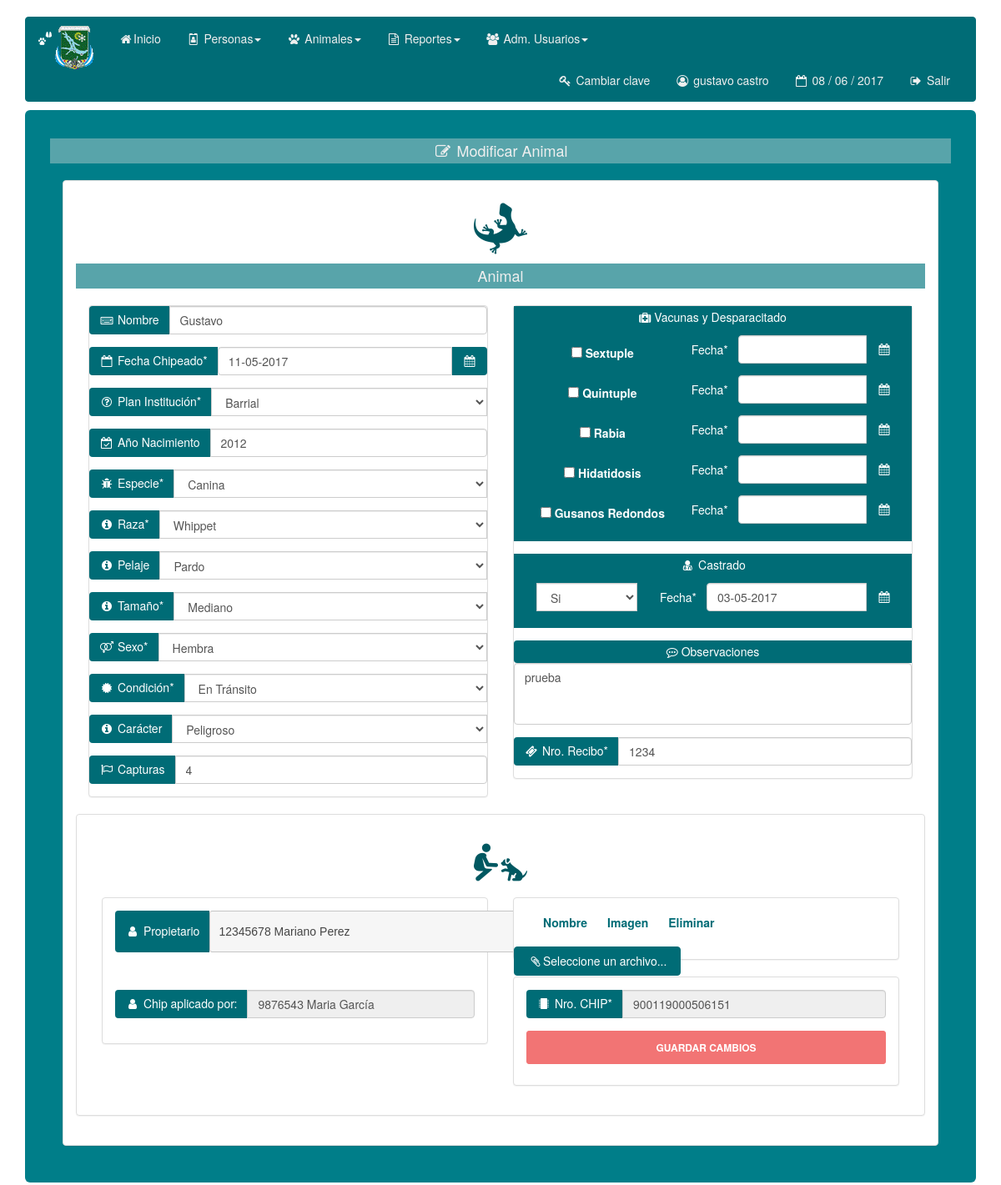
Screenshot of /mod_animales/frm_mod_ejemplar_beta_2.php?txt_buscar_chip=900119000506151 (signed in) with the database file from the repository.
### tables this page shows
CREATE TABLE IF NOT EXISTS `ejemplares` (
`id_ejemplar` int(11) NOT NULL,
  `numero_chip` varchar(50) NOT NULL,
  `nombre` text NOT NULL,
  `anio_nacimiento` int(11) NOT NULL,
  `sexo` text NOT NULL,
  `caracter` text NOT NULL,
  `capturas` int(11) NOT NULL,
  `tamanio` text,
  `alzada` int(11) DEFAULT NULL,
  `libreta` tinyint(1) DEFAULT NULL,
  `condicion` varchar(50) NOT NULL,
  `esterilizado` tinyint(1) NOT NULL,
  `castrado` tinyint(1) NOT NULL,
  `fecha_castrado` date DEFAULT NULL,
  `observaciones` text NOT NULL,
  `foto_url` varchar(50) DEFAULT NULL,
  `fk_id_especie` int(11) NOT NULL,
  `fk_id_raza` int(11) NOT NULL,
  `fk_id_pelaje` int(11) NOT NULL
);

CREATE TABLE IF NOT EXISTS `chipeados` (
`id_chipeado` int(11) NOT NULL,
  `fecha_alta` date NOT NULL,
  `plan` varchar(50) NOT NULL,
  `nro_recibo` int(20) NOT NULL,
  `fk_id_ejemplar` int(11) NOT NULL,
  `fk_id_persona` int(11) NOT NULL
);

CREATE TABLE IF NOT EXISTS `especies` (
`id_especie` int(11) NOT NULL,
  `especie` text NOT NULL
);

CREATE TABLE IF NOT EXISTS `razas` (
`id_raza` int(11) NOT NULL,
  `raza` text NOT NULL,
  `descripcion` text,
  `fk_id_especie` smallint(6) NOT NULL
);

CREATE TABLE IF NOT EXISTS `pelajes` (
`id_pelaje` int(11) NOT NULL,
  `pelaje` varchar(20) NOT NULL
);

CREATE TABLE IF NOT EXISTS `personas` (
`id_persona` int(11) NOT NULL,
  `documento` int(20) NOT NULL,
  `nombre` text NOT NULL,
  `apellido` text NOT NULL,
  `telefono` text NOT NULL,
  `calle` text NOT NULL,
  `numero` text NOT NULL,
  `piso` varchar(20) NOT NULL,
  `departamento` varchar(20) NOT NULL,
  `barrio` text NOT NULL,
  `email` text
);

### mod_animales/frm_mod_ejemplar_beta_2.php (the view, shortened to what the rows shown need)
<?php
include("../lib/funciones.php");
include("../mod_sql/sql.php");
$buscar_chip = $_GET['txt_buscar_chip'];
$valor = explode('.',$_POST['select_especie']);
$pEspecie = $valor[0];
$valor = explode('.',$_POST['select_raza']);
$pRaza = $valor[0];
$valor = explode('.',$_POST['select_pelaje']);
$pPelaje = $valor[0];
$valor = explode('.',$_POST['select_tamanio']);
$pTamanio = $valor[0];
$valor = explode('.',$_POST['select_sexo']);
$pSexo = $valor[0];
$valor = explode('.',$_POST['select_condicion']);
$pCondicion = $valor[0];
$valor = explode('.',$_POST['select_caracter']);
$pCaracter = $valor[0];
$valor = explode('.',$_POST['select_castrado']);
$pCastrado = $valor[0];
$valor = explode('.',$_POST['select_plan']);
$pPlan = $valor[0];
$chipeador = $_POST['buscar_propietario'];
if ( $pEspecie) {
	$especie = $pEspecie;
}
else {
	$pEspecie = "Seleccione una especie...";
}
if ($pRaza) {
	$raza = $pRaza;
}
else {
	$pRaza = "Seleccione una raza...";
}
if ( $pPelaje) {
	$pelaje = $pPelaje;
}
else {
	$pPelaje = "Seleccione un pelaje...";
}
if ( $pTamanio) {
	$tamanio = $pTamanio;
}
else {
	$pTamanio = "Seleccione un tamaño...";
}
if ( $pSexo) {
	$sexo = $pSexo;
}
else {
	$pSexo = "Seleccione un sexo...";
}
if ( $pCondicion) {
	$condicion = $pCondicion;
}
else {
	$pCondicion = "Seleccione una condición...";
}
if ( $pCaracter) {
	$caracter = $pCaracter;
}
else {
	$pCaracter = "Seleccione un carácter...";
}
if ( $pCastrado) {
	$castrado = $pCastrado;
}
else {
	$pCastrado = "¿Castrado?";
}
if ( $pPlan) {
	$plan = $pPlan;
}
else {
	$pPlan = "Seleccione un plan de chipeado...";
}
if (!empty($buscar_chip))
{
	$ejemplar = sql_buscar_ejemplar_chip($buscar_chip);
	$numeroRow = mysql_num_rows($ejemplar);
	if ($ejemplar && $numeroRow > 0)
	{
		while ($row=mysql_fetch_array($ejemplar))
		{
			$nombreEjemplar = $row['nombre'];
			$anioNacimiento = $row['anio_nacimiento'];
			$tamanio = $row['tamanio'];
			$pTamanio = $tamanio;
			$sexo = $row['sexo'];
			$pSexo = $sexo;
			$condicion = $row['condicion'];
			$pCondicion = $condicion;
			$caracter = $row['caracter'];
			$pCaracter = $caracter;
			$capturas = $row['capturas'];
			if($row['castrado'] == 0)
			{
				$castrado = "No";
			}elseif($row['castrado'] == 1)
			{
				$castrado = "Si";
			}
			$pCastrado = $castrado;
			if($row['fecha_castrado'] != '0000-00-00')
			{
				$fechaCastrado = fecha_normal_mysql($row['fecha_castrado']);
			}
			$observaciones = $row['observaciones'];
			$nroChip = $row['numero_chip'];
			$chipeado = sql_buscar_chipeado_animal($row['id_ejemplar']);
			$numeroRowChip = mysql_num_rows($chipeado);
			if ($chipeado && $numeroRowChip > 0)
			{
				while ($rowC=mysql_fetch_array($chipeado))
				{
					if($rowC['fecha_alta'] != '')
					{
						$fechaChip = fecha_normal_mysql($rowC['fecha_alta']);
					}
					$nroRecibo = $rowC['nro_recibo'];
					$plan = $rowC['plan'];
					$pPlan = $plan;
					$aplicador = $rowC['fk_id_persona'];
					$personaAp = sql_buscar_persona_id($aplicador);
					$rowAplicador=mysql_fetch_array($personaAp);
					$chipeador = $rowAplicador['documento'].' '.$rowAplicador['nombre'].' '.$rowAplicador['apellido'];
				}
			}
			$especie = sql_buscar_especies_por_id($row['fk_id_especie']);
			$pEspecie = $especie;
			$raza = sql_buscar_raza_por_id($row['fk_id_raza']);
			$pRaza = $raza;
			$pelaje = sql_buscar_pelaje_por_id($row['fk_id_pelaje']);
			$pPelaje = $pelaje;
		}
	}
}else{
		$errorCarga = true;
	}
?>
<!DOCTYPE html>
<html>
<head>
    <link href="../css/bootstrap.css" rel="stylesheet">
	<link href="../css/bootstrap-datetimepicker.min.css" rel="stylesheet">
	<link href="../css/jquery.dataTables.min.css" rel="stylesheet">
    <link rel="stylesheet" href="//code.jquery.com/ui/1.12.1/themes/base/jquery-ui.css">
</head>
<body onLoad="document.frm_mod_animal.txt_nombre_animal.focus();">
	<div class="container">
		<br>
			<?php include("../inc/menu.php"); ?>
		<div class="jumbotron">
			<div class="container">
				<form  enctype="multipart/form-data" id="frm_mod_ejemplar" name="frm_mod_ejemplar" method="post" onsubmit="" action="<?php $_SERVER["PHP_SELF"];?>" >
					<div class="panel panel-default">
						<div class="panel-body">
							<form class="form form-signup" role="form">
								<div class="col-md-6 col-md-offset">
									<div class="panel panel-default">
										<div class="form-group">
											<div class="input-group">
												<span class="input-group-addon"><i class="fa fa-keyboard-o fa-fw"></i> Nombre</span>
												<input name="txt_nombre_animal" type="text" class="form-control" id="txt_nombre_animal" value="<?php echo $nombreEjemplar;?>"  />
											</div>
										</div>
										<div class="form-group">
											<div class="input-group">
												<div class='input-group date' id='divMiCalendario'>
													<input name="txt_fecha_chip" type='text' id="txt_fecha_chip" class="form-control" value="<?php echo $fechaChip;?>"/>
													<span class="input-group-addon"><i class="fa fa-calendar fa-fw"></i></span>
												</div>
											</div>
										</div>
										<div class="form-group">
											<div class="input-group">
												<div class="col-xs-15 selectContainer">
													<select class="form-control" name="select_plan">
													  <option  selected="selected"><?php echo $pPlan;?></option>
													</select>
												</div>
											</div>
										</div>
										<div class="form-group">
											<div class="input-group">
												<span class="input-group-addon"><i class="fa fa-calendar-check-o fa-fw"></i> Año Nacimiento</span>
												<input name="txt_anio_animal" type="text" class="form-control" id="txt_anio_animal" value="<?php echo $anioNacimiento;?>"  />
											</div>
										</div>
										<div class="form-group">
											<div class="input-group">
												<div class="col-xs-15 selectContainer">
													<select class="form-control" id="select_especie" name="select_especie" onChange="form.submit()">
														<option  selected="selected"> <?php echo $pEspecie;?> </option>
													</select>
												</div>
											</div>
										</div>
										<div class="form-group">
											<div class="input-group">
												<div class="col-xs-15 selectContainer">
													<select class="form-control" id="select_raza" name="select_raza" onChange="21" >
														<option  selected="selected"><?php echo $pRaza;?></option>
													</select>
												</div>
											</div>
										</div>
										<div class="form-group">
											<div class="input-group">
												<div class="col-xs-15 selectContainer">
													<select class="form-control" name="select_pelaje">
														<option  selected="selected"><?php echo $pPelaje;?></option>
													</select>
												</div>
											</div>
										</div>
										<?php
											if($pEspecie == "Equina")
											{ ?>
												<div class="form-group">
													<div class="input-group">
														<span class="input-group-addon"><i class="fa fa-arrows-v fa-fw"></i> Alzada</span>
														<input name="txt_alzada" type="text" class="form-control" id="txt_alzada" value="<?php echo $alzada;?>" disabled="disabled" />
													</div>
												</div>
												<div class="form-group">
													<div class="input-group">
														<span class="input-group-addon"><i class="fa fa-book fa-fw"></i> Libreta Sanitaria <input type="checkbox" name="libreta" value="Libreta" <?php if($libreta == true) echo "checked='checked'"; ?> disabled="disabled"/> </span>
													</div>
												</div>
											<?php }else
											{?>
												<div class="form-group">
													<div class="input-group">
														<span class="input-group-addon"><i class="fa fa-info-circle fa-fw"></i> Tamaño*</span>
														<div class="col-xs-15 selectContainer">
															<select  class="form-control" name="select_tamanio">
																<option  selected="selected"><?php echo $pTamanio;?></option>
															</select>
														</div>
													</div>
												</div>
											<?php }
											?>
										<div class="form-group">
											<div class="input-group">
												<div class="col-xs-15 selectContainer">
													<select  class="form-control" name="select_sexo">
														<option  selected="selected"><?php echo $pSexo;?></option>
													</select>
												</div>
											</div>
										</div>
										<div class="form-group">
											<div class="input-group">
												<div class="col-xs-15 selectContainer">
													<select class="form-control" name="select_condicion">
														<option  selected="selected"><?php echo $pCondicion;?></option>
													</select>
												</div>
											</div>
										</div>
										<div class="form-group">
											<div class="input-group">
												<div class="col-xs-15 selectContainer">
													<select class="form-control" name="select_caracter">
														<option  selected="selected"><?php echo $pCaracter;?></option>
													</select>
												</div>
											</div>
										</div>
										<div class="form-group">
											<div class="input-group">
												<span class="input-group-addon"><i class="fa fa-flag-o fa-fw"></i> Capturas</span>
												<input name="txt_capturas" type="number" min="0" class="form-control" id="txt_capturas" value="<?php echo $capturas;?>" onKeyPress="return tabular(event,this)" placeholder="Cantidad"/>
											</div>
										</div>
									</div>
								</div>
								<div class="col-md-6 col-md-offset">
									<div class="panel panel-default">
										<div class="form-group">
											<div class="input-group">
												<span class="input-group-addon"><i class="fa fa-user-md fa-fw"></i> Castrado <br><br>
												<div class="col-xs-4 col-md-offset-0">
													<div class="form-group">
														<select class="form-control" name="select_castrado">
														 	<option  selected="selected"><?php echo $pCastrado;?></option>
														</select>
													</div>
												</div>
												<div class="input-group">
														<div class='input-group date' id='divMiCalendario1'>
															<input name="txt_fecha_castrado" type='text' id="txt_fecha_castrado" class="form-control" value="<?php echo $fechaCastrado;?>"/>
															<span class="input-group-addon"><i class="fa fa-calendar fa-fw"></i></span>
														</div>
												</div>
												<br>
												</span>
											</div>
										</div>
										<div class="form-group">
										   <span class="input-group-addon"><i class="fa fa-commenting-o fw" aria-hidden="true"></i> Observaciones</span>
										   <textarea class="form-control" rows="3" id="txt_observacion" name="txt_observacion"  ><?php echo $observaciones; ?></textarea>
										</div>
										<div class="form-group">
											<div class="input-group">
												<span class="input-group-addon"><i class="fa fa-ticket fa-fw"></i> Nro. Recibo*</span>
												<input name="txt_nro_recibo" type="text" class="form-control" id="txt_nro_recibo" value="<?php echo $nroRecibo;?>"  />
											</div>
										</div>
									</div>
								</div>
								<div class="row">
									<div class="col-md-12 col-md-offset">
										<div class="panel panel-default">
											<div class="panel-body">
												<div class="col-md-6 col-md-offset">
													<div class="panel panel-default">
														<div class="panel-body">
															<div class="form-group">
																<div class="input-group">
																	<span class="input-group-addon"><i class="fa fa-user fa-fw"></i> Chip aplicado por: </span>
																	<input name="buscar_propietario" type="text" class="form-control" id="buscar_propietario"  value="<?php echo $chipeador; ?>" disabled="disabled"/>
																</div>
															</div>
														</div>
													</div>
												</div>
												<div class="col-md-6 col-md-offset">
													<div class="panel panel-default">
														<div class="panel-body">
                                                                <table>
                                                                  <thead>
																	<th>Nombre</th>
                                                                    <th>Imagen</th>
                                                                    <th>Eliminar&nbsp;</th>
                                                                  </thead>
                                                                </table>
													  </div>
														</div>
													</div>
													<div class="col-md-6 col-md-offset">
													<div class="panel panel-default">
														<div class="panel-body">
															<div class="form-group">
																<div class="input-group">
																	<span class="input-group-addon"><i class="fa fa-microchip fa-fw"></i> Nro. CHIP*</span>
																	<input name="txt_nro_chip" type="text" class="form-control" id="txt_nro_chip" value="<?php echo $nroChip;?>"  disabled="disabled"  />
																</div>
															</div>
														</div>
													</div>
												</div>
												</div>
											</div>
										</div>
									</div>
								</div>
							</form>
		  </div>
					</div>
			</div>
</body>
</html>

### rows the page displays
ejemplares: txt_nombre_animal "Gustavo", txt_anio_animal "2012", select_especie "Canina", select_raza "Whippet", select_pelaje "Pardo", select_tamanio "Mediano", select_sexo "Hembra", select_condicion "En Tránsito", select_caracter "Peligroso", txt_capturas "4", select_castrado "Si", txt_fecha_castrado "03-05-2017", txt_observacion "prueba", txt_nro_chip "900119000506151"
chipeados: txt_fecha_chip "11-05-2017", select_plan "Barrial", txt_nro_recibo "1234"
personas: buscar_propietario "9876543 Maria García"

### other values shown
$_SESSION['nombre'] "gustavo castro"
